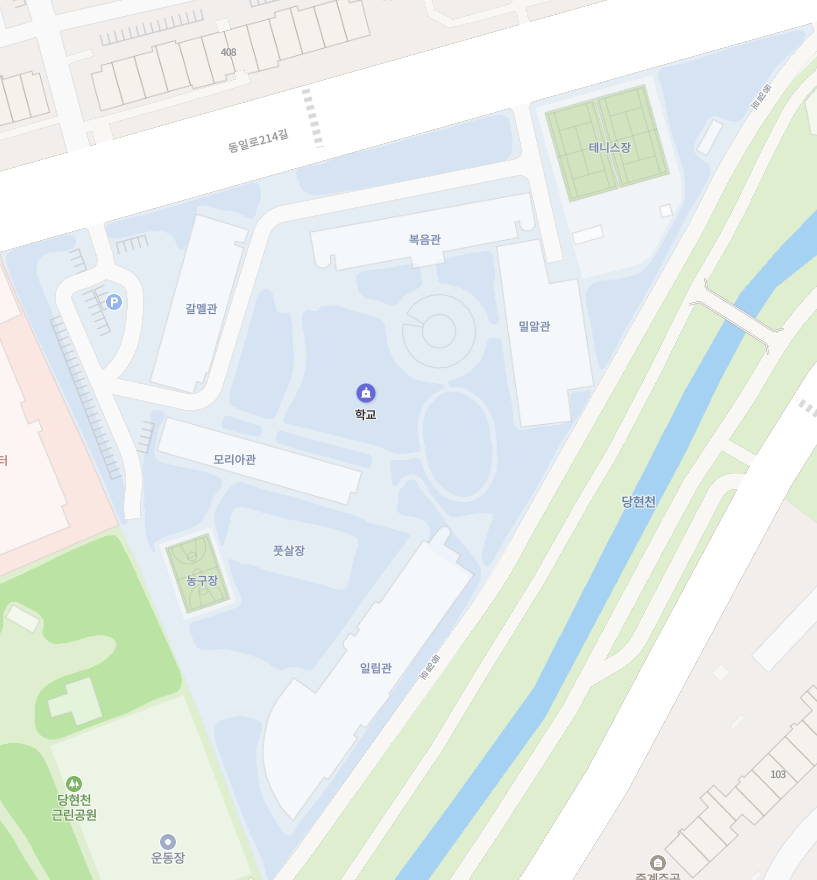
#> input picture GunLongBoat_codex/Assets/Images/naver_map.png, 817 x 880 px
$ python generate_naver_walkways.py
#> lines starting #> are read from the running program, lines starting #| are printed output that depends on the picture; after the words box and inside, x2 and y2 are one past the last pixel; in counts of white or black regions, pixels touching at a corner belong together
import json
from pathlib import Path

import numpy as np
from PIL import Image, ImageDraw
from scipy import ndimage


ROOT = Path(__file__).resolve().parents[1]
IMAGE = ROOT / "Assets/Images/naver_map.png"
STEP = 4  # pixels per cube grid cell; 1 pixel is 0.15 Unity units

source = Image.open(IMAGE).convert("RGB")
pixels = np.asarray(source)
height, width = pixels.shape[:2]
#> height = 880; width = 817
walkable = np.all(pixels == (229, 237, 244), axis=2) | np.all(pixels == (249, 249, 249), axis=2)
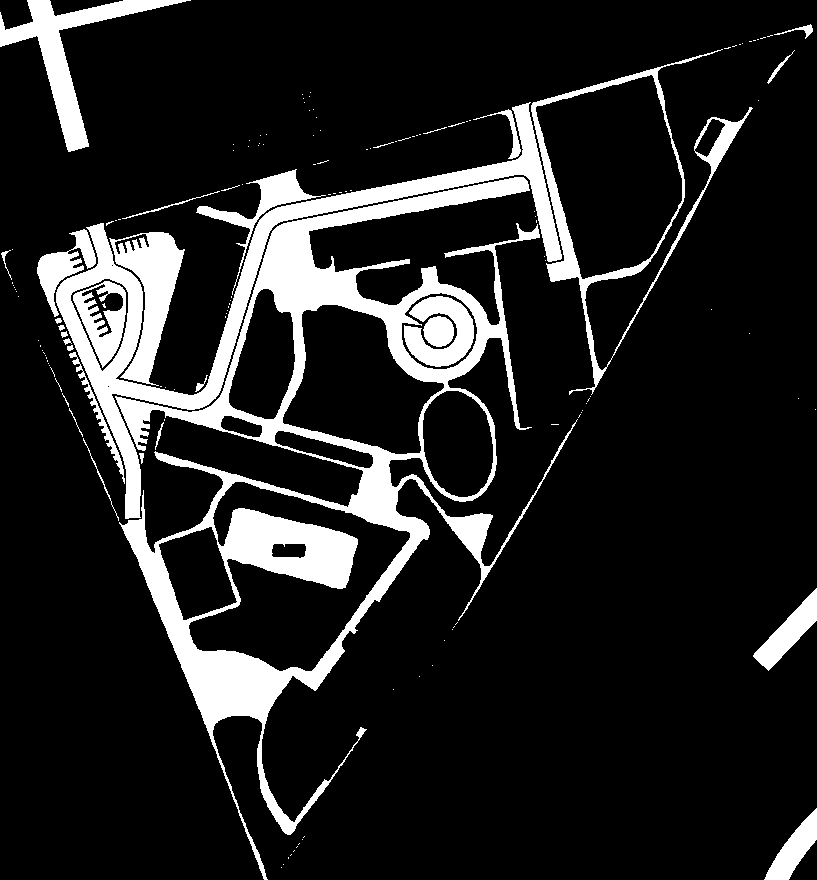
#> walkable: shape (880, 817) bool; 13.8% white; 144 white regions (112 under 20 px), largest, box (x1, y1, x2, y2) and area: (115, 177, 578, 880) 49924, (56, 102, 562, 519) 17663, (531, 49, 753, 395) 6035

# Limit the map's road color to the school grounds; the same color is used by
# streets and sidewalks outside the campus.
campus = Image.new("1", (width, height))
#> campus: PIL image 817x880 1; every value is 0
campus_draw = ImageDraw.Draw(campus)
campus_draw.polygon(
    [(0, 235), (815, 20), (740, 120), (650, 270), (570, 410),
     (490, 555), (390, 720), (270, 879), (120, 550)],
    fill=1,
)
walkable &= np.asarray(campus, dtype=bool)

# The flower bed and the small central garden use the walkway color on the map.
# Keep the paths around them but leave their interiors empty.
exclusion = Image.new("1", (width, height))
draw = ImageDraw.Draw(exclusion)
draw.polygon([(231, 510), (345, 530), (349, 562), (237, 544)], fill=1)
draw.ellipse((425, 314, 452, 342), fill=1)
walkable &= ~np.asarray(exclusion, dtype=bool)
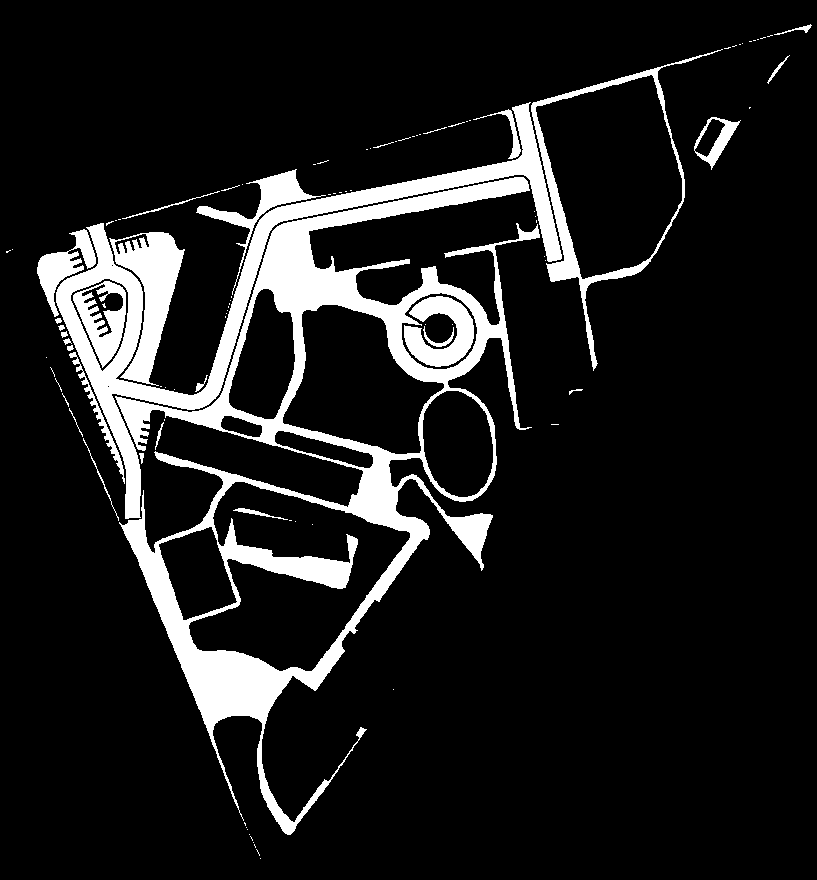
#> walkable: shape (880, 817) bool; 11.8% white; 100 white regions (69 under 20 px), largest, box (x1, y1, x2, y2) and area: (115, 177, 540, 835) 45569, (56, 102, 562, 519) 17663, (109, 232, 185, 386) 4920

cols = (width + STEP - 1) // STEP
#> cols = 205
rows = (height + STEP - 1) // STEP
#> rows = 220
cells = np.zeros((rows, cols), dtype=bool)
for row in range(rows):
    for col in range(cols):
        part = walkable[row * STEP : (row + 1) * STEP,
                        col * STEP : (col + 1) * STEP]
        cells[row, col] = part.mean() >= 0.1
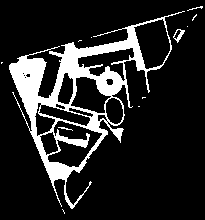
#> cells: shape (220, 205) bool; 15% white; 12 white regions (8 under 20 px), largest, box (x1, y1, x2, y2) and area: (9, 11, 185, 209) 6610, (173, 29, 185, 43) 66, (187, 6, 203, 11) 22, (58, 127, 73, 131) 21

# Combine adjacent occupied cells into rectangles to reduce the object count.
rectangles = []
open_runs = {}
for row in range(rows + 1):
    runs = set()
    if row < rows:
        col = 0
        while col < cols:
            if not cells[row, col]:
                col += 1
                continue
            start = col
            while col < cols and cells[row, col]:
                col += 1
            runs.add((start, col))
    for run, start_row in list(open_runs.items()):
        if run not in runs:
            rectangles.append((run[0], start_row, run[1], row))
            del open_runs[run]
    for run in runs:
        open_runs.setdefault(run, row)

data = {
    "imageSize": [width, height],
    "pixelWorldSize": 0.15,
    "rectangles": rectangles,
    "occupiedCells": int(cells.sum()),
}
(ROOT / "Temp/naver_walkway_rectangles.json").write_text(
    json.dumps(data, separators=(",", ":")), encoding="utf-8"
)
(ROOT / "Temp/naver_walkway_rectangles.csv").write_text(
    "\n".join(",".join(map(str, rect)) for rect in rectangles), encoding="ascii"
)

preview = source.convert("RGBA")
#> preview is the input picture: PIL image 817x880 RGBA; mean R, G, B, A 230.2, 238, 233.9, 255
overlay = Image.new("RGBA", preview.size)
#> overlay: PIL image 817x880 RGBA; every value is 0
pen = ImageDraw.Draw(overlay)
for left, top, right, bottom in rectangles:
    pen.rectangle((left * STEP, top * STEP, right * STEP - 1, bottom * STEP - 1),
                  fill=(40, 220, 80, 115))
preview = Image.alpha_composite(preview, overlay)
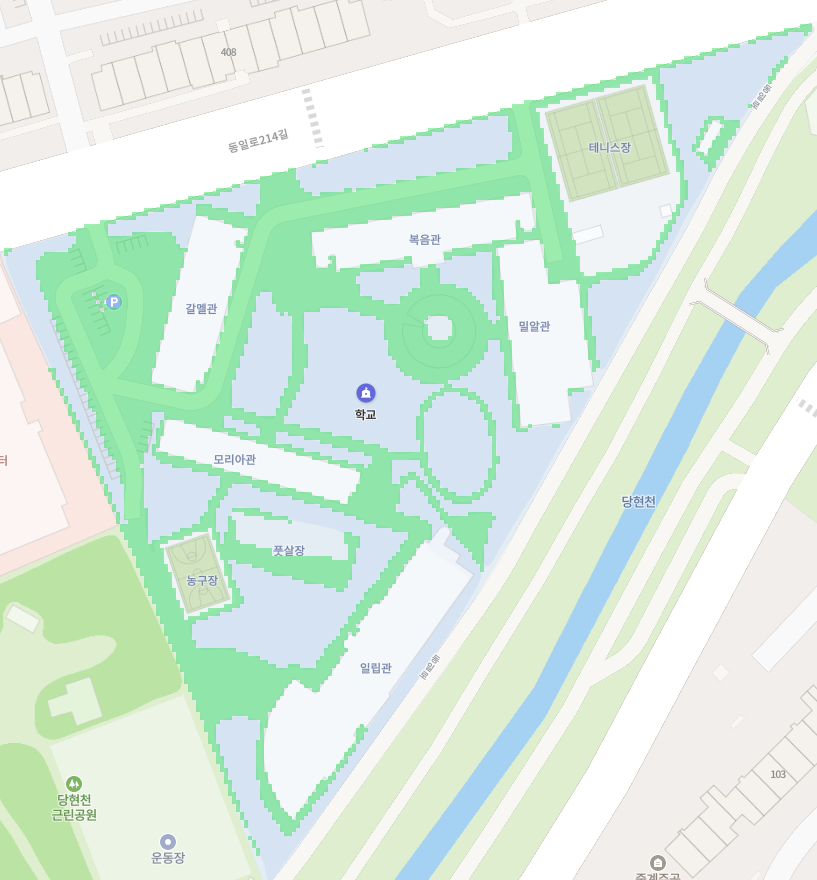
#> preview: PIL image 817x880 RGBA; mean R, G, B, A 217.3, 236.7, 222.8, 255
preview.save(ROOT / "Temp/naver_walkway_preview.png")
print(f"occupied cells: {cells.sum()}, cube rectangles: {len(rectangles)}")
#| occupied cells: 6751, cube rectangles: 629
labels, count = ndimage.label(cells)
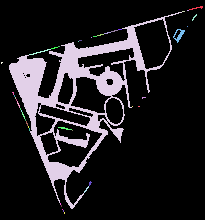
#> labels: shape (220, 205) int32; 44 distinct labels, from 0 to 43; one colour per label, 0 black
#> count = 43
sizes = np.bincount(labels.ravel())[1:]
#> sizes = 43 values, max 6468 at index 3, min 1 at index 5, mean 157
print(f"connected components: {count}, largest: {sorted(sizes, reverse=True)[:10]}")
#| connected components: 43, largest: [6468, 66, 27, 20, 20, 11, 11, 9, 9, 9]
for label in np.argsort(sizes)[::-1][:10] + 1:
    ys, xs = np.where(labels == label)
    print(f"component {label}: {len(xs)} cells, px bounds=({xs.min()*STEP},{ys.min()*STEP})-({(xs.max()+1)*STEP},{(ys.max()+1)*STEP})")
#> this loop made 10 passes
#> label on passes 1 to 5: 4, 8, 18, 1, 34
#> (label, ys, xs) on passes 6 to 10: (38, [186, 187, 187, 188, 188, 189, 190, 190, 191, 191, 192], [88, 87, 88, 86, 87, 86, 85, 86, 84, 85, 84]), (5, [14, 15, 15, 16, 16, 17, 17, 18, 19, 19, 20], [196, 195, 196, 194, 195, 193, 194, 193, 192, 193, 192]), (30, [112, 113, 114, 114, 115, 116, 116, 117, 118], [22, 22, 22, 23, 23, 23, 24, 24, 24]), (25, [101, 102, 103, 103, 104, 105, 105, 106, 107], [17, 17, 17, 18, 18, 18, 19, 19, 19]), (37, [181, 182, 182, 182, 183, 183, 184, 184, 185], [90, 89, 90, 91, 89, 90, 89, 90, 89])
#| component 4: 6468 cells, px bounds=(36,48)-(728,836)
#| component 8: 66 cells, px bounds=(692,116)-(740,172)
#| component 18: 27 cells, px bounds=(116,196)-(204,220)
#| component 1: 20 cells, px bounds=(756,24)-(812,40)
#| component 34: 20 cells, px bounds=(232,508)-(288,520)
#| component 38: 11 cells, px bounds=(336,744)-(356,772)
#| component 5: 11 cells, px bounds=(768,56)-(788,84)
#| component 30: 9 cells, px bounds=(88,448)-(100,476)
#> (further printed lines are left out)
